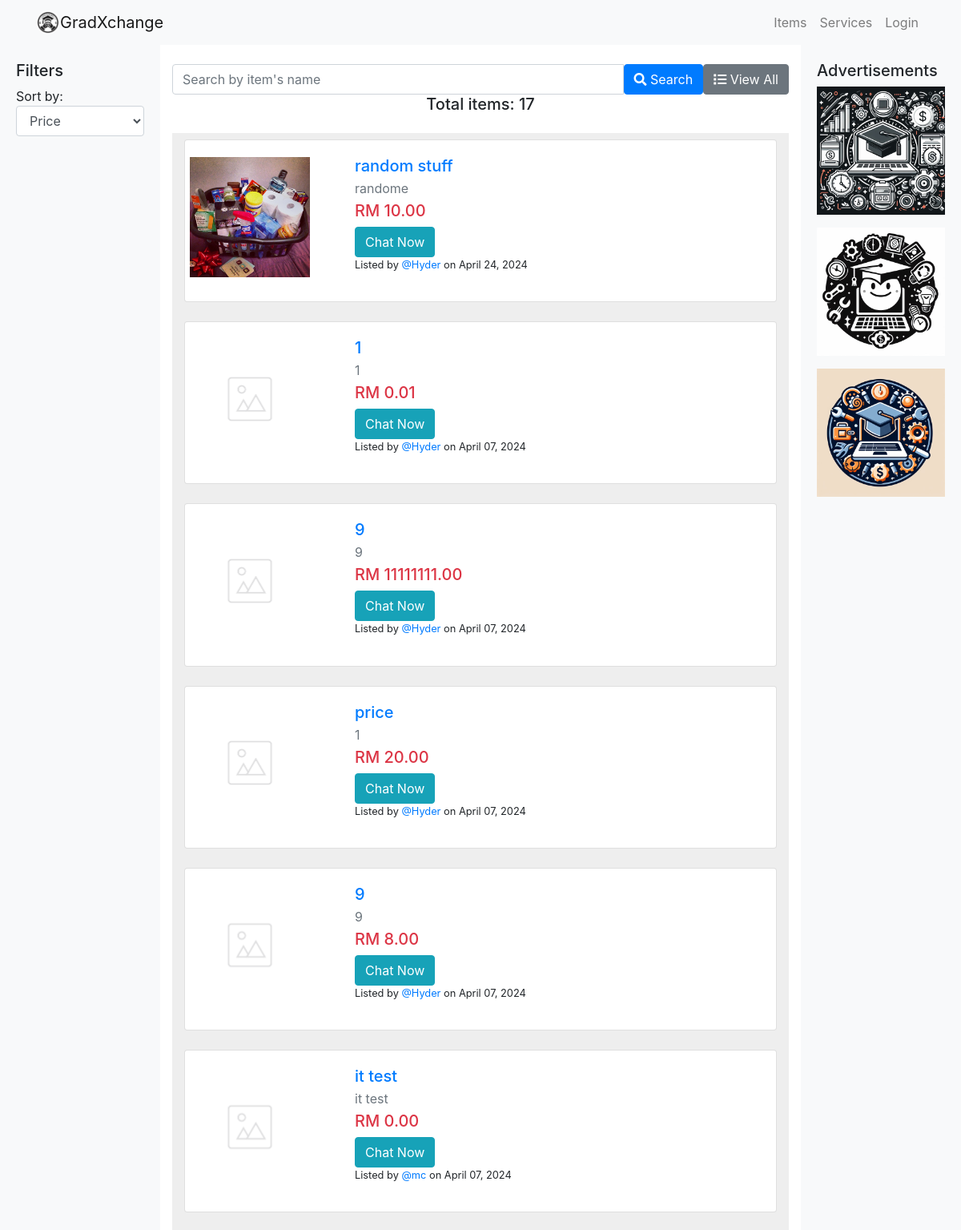
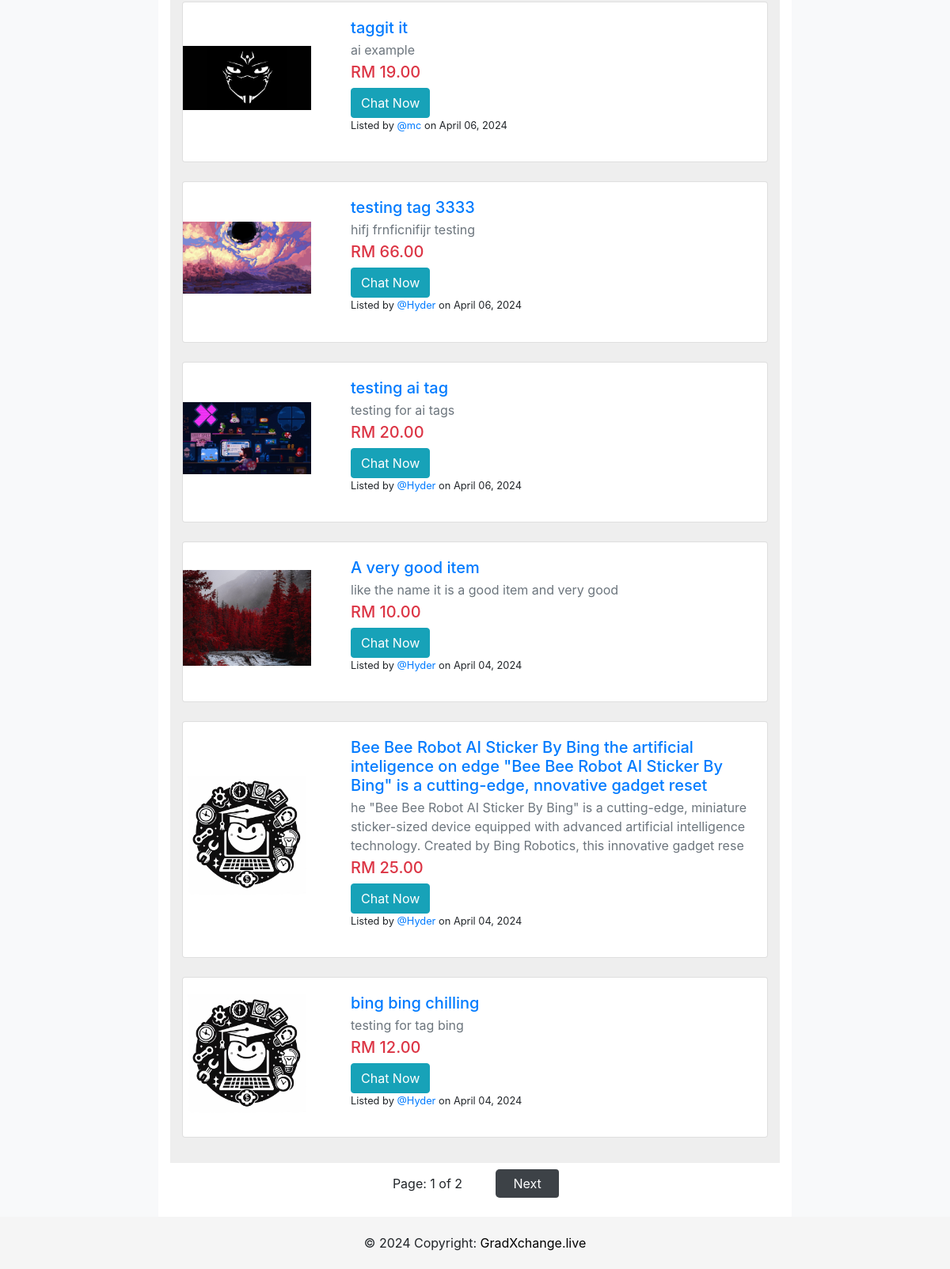
The page /item/ on the database its author committed (2 pictures, top to bottom).
### item/models.py (models this page shows, shortened)
class Item(models.Model):
    tags = TaggableManager()
    item_name = models.CharField(max_length=200)
    item_desc = models.CharField(max_length=200)
    item_detail = models.CharField(max_length=2000)
    item_price = models.DecimalField(max_digits=10, decimal_places=2, validators=[MinValueValidator(Decimal('0.01'))])
    item_image = models.ImageField(upload_to='images_item', default="notfound.png")
    created =  models.DateTimeField(auto_now_add=True)
    user_name = models.ForeignKey(User, on_delete=models.CASCADE,default=1)
    liked_by = models.ManyToManyField(settings.AUTH_USER_MODEL, related_name='item_liked',blank= True)

### item/views.py (the view)
# urls.py: path('', views.index, name='index'),
def index(request):
    item_list =  Item.objects.all().order_by('-created',)
    item_name = request.GET.get('item_name')
    if item_name != '' and item_name is not None:
        item_list = item_list.filter(item_name__icontains=item_name)
    result_count = item_list.count()
    paginator = Paginator(item_list,12)
    page = request.GET.get('page')
    item_list = paginator.get_page(page)
    context = {
         'item_list':item_list, 'result_count': result_count,'item_name': item_name,
    }
    return render(request, 'item/index.html', context)

### item/templates/item/index.html (shortened to what this page needs)
{% extends 'users/base.html' %}
{% load static %}
{% block body %}
<div class="container-fluid">
    <div class="row">
        <div class="col-md-2 filter-column">
            <h5>Filters</h5>
            <div>Sort by:</div>
            <select class="form-control mb-3">
                <option>Price</option>
            </select>
        </div>
        <div class="col-md-8">
            <div class="d-flex justify-content-center mt-4">
                <form action="" method="GET" class="input-group">
                    <input class="form-control" type="search" name="item_name" placeholder="Search by item's name"
                        aria-label="Search">
                    <button class="btn btn-primary" type="submit">
                        <i class="fas fa-search"></i> Search
                    </button>
                    <a href="{% url 'item:index' %}" class="btn btn-secondary ms-2">
                        <i class="fas fa-list"></i> View All
                    </a>
                </form>
            </div>
            <div class="text-center mb-4">
                {% if item_name %}
                <h5>Showing {{ result_count }} results for "{{ item_name }}"</h5>
                {% else %}
                <h5>Total items: {{ result_count }}</h5>
                {% endif %}
            </div>
            <section id="item-cards-section" style="background-color: #eee;">
                <div class="container py-2">
                    {% for item in item_list %}
                    <div class="card mb-4 zoom-card">
                        <div class="row align-items-center">
                            <div class="col-md-3">
                                <div class="bg-image zoom-image ripple" style="overflow: hidden;">
                                    <a href="{% url 'item:detail' item.id %}" class="text-reset">
                                        <img src="{{ item.item_image.url }}" class="img-fluid"
                                            style="width: 100%; height: 150px; object-fit: contain;">
                                    </a>
                                </div>
                            </div>
                            <div class="col-md-9">
                                <div class="card-body item-card-body">
                                    <a href="{% url 'item:detail' item.id %}" class="text-reset">
                                        <h5 class="card-title mb-1">{{ item.item_name }}</h5>
                                        <p class="mb-1 text-muted">{{ item.item_desc}}</p>
                                        <h5 class="mb-2 text-danger">RM {{ item.item_price }}</h5>
                                    </a>
                                    <div>
                                        {% if request.user != item.user_name %}
                                        <a id="send-message-btn"
                                            href="{% url 'create_message' item.user_name.profile.pk %}"
                                            class="btn btn-info">Chat Now</a>
                                        {%else%}
                                        <a href="{% url 'item:update_item' item.id %}"
                                            class="btn btn-outline-warning btn-sm">Edit</a>
                                        <a href="{% url 'item:delete_item' item.id %}"
                                            class="btn btn-outline-danger btn-sm">Delete</a>
                                        {% endif %}
                                    </div>
                                    <p class="small">Listed by <a href="{% url 'account' item.user_name.username %}">
                                            @{{item.user_name }}</a> on {{ item.created|date:"F d, Y" }}</p>
                                </div>
                            </div>
                        </div>
                    </div>
                    {% endfor %}
                </div>
            </section>
            <div class="container" style="max-width: 900px;">
                <div class="row">
                    <div class="col-md-12">
                        <ul class="pagination justify-content-center" style="align-items:center; display:flex;">
                            <li class="page-item" style="margin: 0 10px; text-align: center;">
                                Page: {{ item_list.number}} of {{ item_list.paginator.num_pages }}</li>
                            {% if item_list.has_next %}
                            <li class="page-item"><a class="page-link"
                                    href="?page={{ item_list.next_page_number }}{% if request.GET.item_name %}&item_name={{ request.GET.item_name|urlencode }}{% endif %}">Next</a>
                            </li>
                            {% endif %}
                        </ul>
                    </div>
                </div>
            </div>
        </div>
        <div class="col-md-2 ads-column">
            <h5>Advertisements</h5>
            <a href="#" class="d-block mb-3">
                <img src="{% static 'pictures/logo4.jpg' %}" alt="Advert 4" class="img-fluid">
            </a>
            <a href="#" class="d-block mb-3">
                <img src="{% static 'pictures/logo5.jpg' %}" alt="Advert 5" class="img-fluid">
            </a>
            <a href="#" class="d-block mb-3">
                <img src="{% static 'pictures/logo6.jpg' %}" alt="Advert 6" class="img-fluid">
            </a>
        </div>
    </div>
</div>
{% endblock %}

### users/templates/users/base.html (shortened to what this page needs)
{% load static %}
<!DOCTYPE html>
<html lang="en">
<head>
    <link rel="stylesheet" href="https://cdn.jsdelivr.net/npm/bootstrap@4.0.0/dist/css/bootstrap.min.css"
>
    <link rel="stylesheet" href="{% static 'css/style.css' %}">
    <link href="https://cdnjs.cloudflare.com/ajax/libs/font-awesome/5.15.1/css/all.min.css" rel="stylesheet">
</head>
<body>
    <nav class="navbar navbar-expand-lg navbar-light bg-light">
        <div class="container">
            <a class="navbar-brand" href="{%url 'home' %}"> <img src="{% static 'pictures/logogxc.jpg' %}" width="30"
                    height="30" class="d-inline-block align-top" style="border-radius: 50%;" alt="">GradXchange </a>
            <div class="collapse navbar-collapse" id="navbarSupportedContent">
                <ul class="navbar-nav ml-auto">
                    <li class="nav-item">
                        <a class="nav-link" href="{% url 'item:index' %}">Items</a>
                    </li>
                    <li class="nav-item ">
                        <a class="nav-link" href="{% url 'service:index' %}">Services</a>
                    </li>
                    {% if user.is_authenticated %}
                    <li class="nav-item">
                        <a class="nav-link " href="{% url 'inbox' %}">Message</a>
                    </li>
                    <li class="nav-item">
                        <a class="nav-link" href="{% url 'account' request.user.username %}">Account</a>
                    </li>
                    <li class="nav-item">
                        <form id="logout-form" action="{% url 'logout' %}" method="post" style="display: none;">
                            {% csrf_token %}
                        </form>
                        <a href="#" class="nav-link"
                            onclick="document.getElementById('logout-form').submit(); return false;">Logout</a>
                    </li>
                    {% else %}
                    <li class="nav-item">
                        <a class="nav-link" href="{% url 'login' %}">Login</a>
                    </li>
                    {% endif %}
                </ul>
            </div>
    </nav>
    {% block body %}
    {% endblock %}
    <footer class="footer">
        <div class="text-center p-3">
            © 2024 Copyright:
            <a class="text-body" href="#" style="color: black;">GradXchange.live</a>
        </div>
    </footer>
</body>
</html>

### static/css/style.css (style rules this page uses)
html, body { height: 100%; margin: 0; padding: 0; }
body { display: flex; flex-direction: column; }
.footer { background-color: whitesmoke; text-align: center; padding: 5px 0; margin-top: auto; }
.zoom-card { overflow: hidden; }
.zoom-image { transition: transform 0.5s ease; }
.pagination { display: flex; justify-content: center; padding-left: 0; list-style: none; }
.pagination li a { border: none; margin: 0 8px; min-width: 80px; text-align: center; background-color: #3d4247; color: white; border-radius: 5px; }
.pagination .page-item { background-color: transparent; border: none; padding: 0.5rem 0.75rem; }
#send-message-btn { white-space: nowrap; }
#item-cards-section .card { display: flex; flex-direction: column; height: 100%; }
#item-cards-section .card img { margin-bottom: 10px; }
#item-cards-section .card-body { flex-grow: 1; display: flex; flex-direction: column; }
#item-cards-section .card-title { margin-top: 0px; }
#item-cards-section .btn { margin-top: auto; }

### item/templates/item/index.html (style rules this page uses)
.filter-column, .ads-column { padding: 20px; background-color: #f8f9fa; }
.item-card-body { padding-left: 20px; }

### rows shown on the page
Item: item_image (picture), item_name "random stuff", item_desc "randome", item_price "10.00", shows "Chat Now", user_name "Hyder", created "April 24, 2024"
Item: item_image (picture), item_name "1", item_desc "1", item_price "0.01", shows "Chat Now", user_name "Hyder", created "April 07, 2024"
Item: item_image (picture), item_name "9", item_desc "9", item_price "11111111.00", shows "Chat Now", user_name "Hyder", created "April 07, 2024"
Item: item_image (picture), item_name "price", item_desc "1", item_price "20.00", shows "Chat Now", user_name "Hyder", created "April 07, 2024"
Item: item_image (picture), item_name "9", item_desc "9", item_price "8.00", shows "Chat Now", user_name "Hyder", created "April 07, 2024"
Item: item_image (picture), item_name "it test", item_desc "it test", item_price "0.00", shows "Chat Now", user_name "mc", created "April 07, 2024"
Item: item_image (picture), item_name "taggit it", item_desc "ai example", item_price "19.00", shows "Chat Now", user_name "mc", created "April 06, 2024"
Item: item_image (picture), item_name "testing tag 3333", item_desc "hifj frnficnifijr testing", item_price "66.00", shows "Chat Now", user_name "Hyder", created "April 06, 2024"
Item: item_image (picture), item_name "testing ai tag", item_desc "testing for ai tags", item_price "20.00", shows "Chat Now", user_name "Hyder", created "April 06, 2024"
Item: item_image (picture), item_name "A very good item", item_desc "like the name it is a good item and very good", item_price "10.00", shows "Chat Now", user_name "Hyder", created "April 04, 2024"
Item: item_image (picture), item_name "Bee Bee Robot AI Sticker By Bing the artificial inteligence on edge \"Bee Bee Robot AI Sticker By Bing\" is a cutting-edge, nnovative gadget reset", item_desc "he \"Bee Bee Robot AI Sticker By Bing\" is a cutting-edge, miniature sticker-sized device equipped with advanced artificial intelligence technology. Created by Bing Robotics, this innovative gadget rese", item_price "25.00", shows "Chat Now", user_name "Hyder", created "April 04, 2024"
Item: item_image (picture), item_name "bing bing chilling", item_desc "testing for tag bing", item_price "12.00", shows "Chat Now", user_name "Hyder", created "April 04, 2024"

### other values the page prints
{{ result_count }} "17"
{{ item_list.number }} "1"
{{ item_list.paginator.num_pages }} "2"
